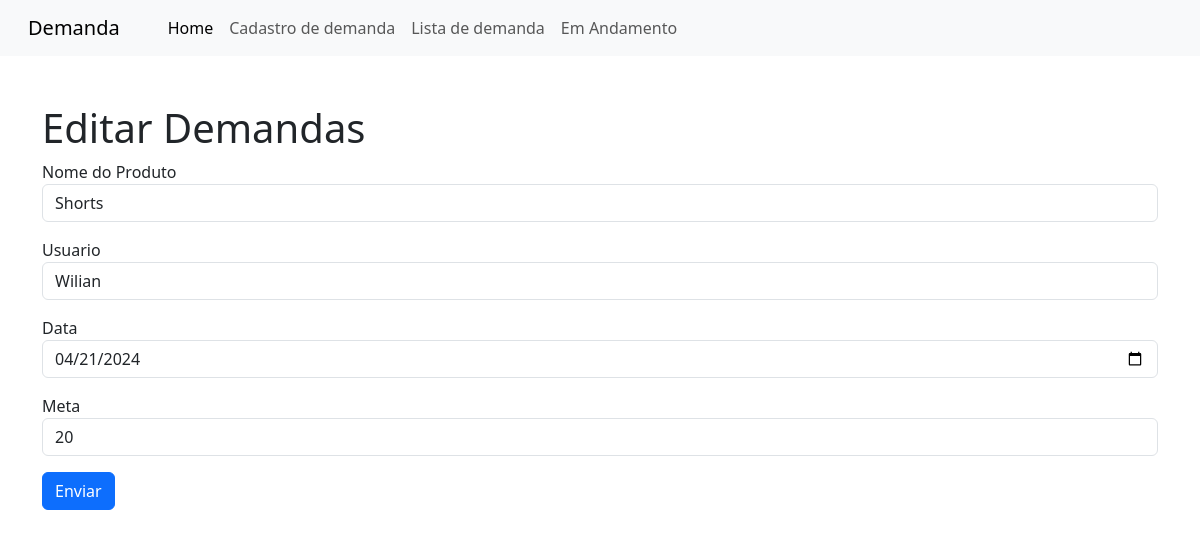
/index2.php?page=editar&id=1, run on the app's committed database.
### tables this page shows
CREATE TABLE `demandas` (
  `id` int(11) NOT NULL,
  `produto` varchar(255) NOT NULL,
  `usuario` varchar(255) NOT NULL,
  `data_demanda` date NOT NULL,
  `meta` int(100) NOT NULL,
  `producao` int(255) DEFAULT NULL
);

### editar_demanda.php (the view, shortened to what this page needs)
<h1>Editar Demandas</h1>
<?php
    $sql = "SELECT * FROM demandas WHERE id=".$_REQUEST["id"];
    $res = $conn->query($sql);
    $row = $res->fetch_object();
?>
<form action="?page=salvar" method="POST">
    <div class="mb-3">
        <label>Nome do Produto</label>
        <input type="text" name="produto" value="<?php print $row->produto; ?>" class="form-control">
    </div>
    <div class="mb-3">
        <label>Usuario</label>
        <input type="text" name="usuario" value="<?php print $row->usuario; ?>" class="form-control">
    </div>
    <div class="mb-3">
        <label>Data</label>
        <input type="date" name="data_demanda" value="<?php print $row->data_demanda; ?>" class="form-control">
    </div>
    <div class="mb-3">
        <label>Meta</label>
        <input type="number" name="meta" value="<?php print $row->meta; ?>" class="form-control">
    </div>
    <div class="mb-3">
        <button type="submit" class="btn btn-primary">Enviar</button>
    </div>
</form>

### data on the page
demandas: produto "Shorts", usuario "Wilian", data_demanda "04/21/2024", meta "20"
